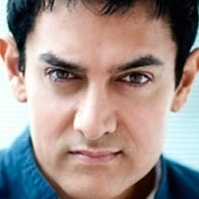
#> input picture dataset/faces/Aamir/face_101.jpg, 199 x 199 px; its folder holds only this picture in this run
$ jupyter execute --allow-errors face_detection_model.ipynb
#> lines starting #> are read from the running program, lines starting #| are printed output that depends on the picture
[cell 1]
import os
import cv2
import numpy as np

dir_name = 'dataset/faces'
X = []
y = []
target_names = []
person_id = 0
h, w = 100, 100  # You can adjust the size

for person_name in os.listdir(dir_name):
    dir_path = os.path.join(dir_name, person_name)
    if os.path.isdir(dir_path):
        for image_name in os.listdir(dir_path):
            image_path = os.path.join(dir_path, image_name)
            img = cv2.imread(image_path)
#> img is the input picture: shape (199, 199, 3); mean B, G, R 139.3, 143.9, 159.5
            gray = cv2.cvtColor(img, cv2.COLOR_BGR2GRAY)
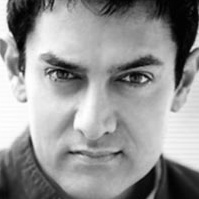
#> gray: shape (199, 199); min 0, max 255, mean 148.1
            resized_image = cv2.resize(gray, (h, w))
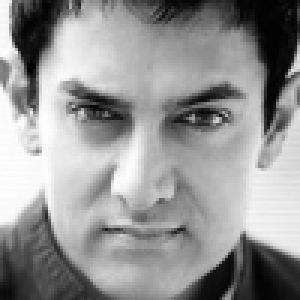
#> resized_image: shape (100, 100) (shown 3 times larger); min 1, max 254, mean 148
            X.append(resized_image.flatten())
            y.append(person_id)
        target_names.append(person_name)
        person_id += 1
#> pass 2 of the loop `for person_name in os.listdir(dir_name):`:
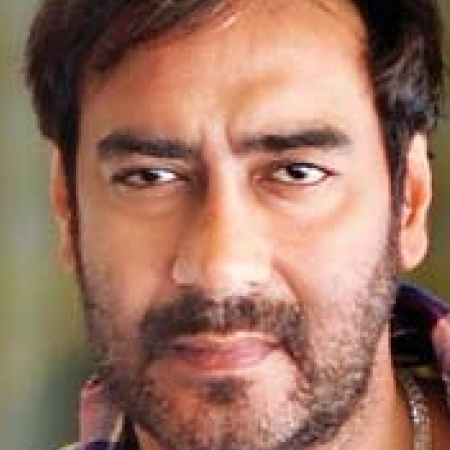
#> input picture dataset/faces/Ajay/face_1 - Copy.jpg, 450 x 450 px
#> img is the input picture: shape (450, 450, 3); mean B, G, R 98, 115.6, 156.4
#> `gray = cv2.cvtColor(img, cv2.COLOR_BGR2GRAY)`:
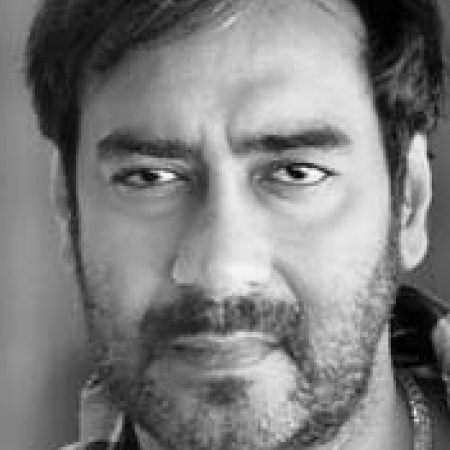
#> gray: shape (450, 450); min 0, max 253, mean 125.8
#> `resized_image = cv2.resize(gray, (h, w))`:
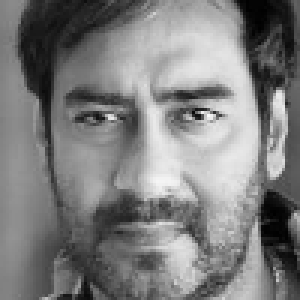
#> resized_image: shape (100, 100) (shown 3 times larger); min 0, max 250, mean 125.8
#> pass 3 of the loop `for person_name in os.listdir(dir_name):`:
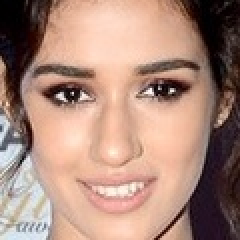
#> input picture dataset/faces/Disha/face_14.jpg, 120 x 120 px (shown 2 times larger)
#> img is the input picture: shape (120, 120, 3); mean B, G, R 123.1, 137.4, 171.3
#> the loop made 4 passes; the first 3 are shown

X = np.array(X)
y = np.array(y)
print(f"Loaded {X.shape[0]} images from {len(target_names)} classes.")

[cell 2]
mean_face = np.mean(X, axis=0)

[cell 3]
X_mean_zero = X - mean_face

[cell 4]
small_cov_matrix = np.dot(X_mean_zero, X_mean_zero.T)

[cell 5]
eigenvalues, eigenvectors = np.linalg.eigh(small_cov_matrix)

[cell 6]
k = 100  # Number of principal components to keep
idx = np.argsort(eigenvalues)[::-1]
eigenvectors = eigenvectors[:, idx]
eigenvalues = eigenvalues[idx]
eigenvectors = eigenvectors[:, :k]

[cell 7]
eigenfaces = np.dot(X_mean_zero.T, eigenvectors)
eigenfaces = eigenfaces / np.linalg.norm(eigenfaces, axis=0)  # Normalize the eigenfaces

[cell 8]
signatures = np.dot(X_mean_zero, eigenfaces)

[cell 9]
from sklearn.model_selection import train_test_split
from sklearn.neural_network import MLPClassifier
from sklearn.metrics import accuracy_score

# Split data into training and testing sets
X_train, X_test, y_train, y_test = train_test_split(signatures, y, test_size=0.4, random_state=42)

# Train the ANN
clf = MLPClassifier(hidden_layer_sizes=(100,), max_iter=500, alpha=1e-4, solver='adam', verbose=10, tol=1e-4, random_state=42)
clf.fit(X_train, y_train)

# Test the ANN
y_pred = clf.predict(X_test)
print(f"Accuracy: {accuracy_score(y_test, y_pred)}")

[cell 10]
n_eigenfaces = 20

def plot_top_eigenfaces(eigenfaces, h, w, n_eigenfaces):
    fig, axes = plt.subplots(4, n_eigenfaces // 4, figsize=(15, 15))
    axes = axes.ravel()
    for i in range(n_eigenfaces):
        ax = axes[i]
        eigenface = eigenfaces[:, i].reshape((h, w))
        ax.imshow(eigenface, cmap='gray')
        ax.set_title(f"Eigenface {i+1}")
        ax.axis('on')
    plt.subplots_adjust(wspace=0.05, hspace=0.03)
    plt.show()

#> (the rest of this cell did not finish here and is left out)

[cell 11]
import matplotlib.pyplot as plt
from sklearn.metrics import confusion_matrix, ConfusionMatrixDisplay, classification_report

def predict_faces(image_paths):
    predicted_labels = []
    actual_labels = []

    for image_path in image_paths:
        img = cv2.imread(image_path)
        if img is None:
            print(f"Error reading image {image_path}")
            continue

        gray = cv2.cvtColor(img, cv2.COLOR_BGR2GRAY)
        resized_image = cv2.resize(gray, (h, w)).flatten()
        mean_aligned_face = resized_image - mean_face
        projected_face = np.dot(mean_aligned_face, eigenfaces)
        predicted_label = clf.predict([projected_face])[0]

        actual_label = os.path.basename(os.path.dirname(image_path))
        actual_label_index = target_names.index(actual_label)
        predicted_labels.append(predicted_label)
        actual_labels.append(actual_label_index)

        plt.imshow(cv2.cvtColor(img, cv2.COLOR_BGR2RGB))
        plt.title(f"Predicted: {target_names[predicted_label]}, Actual: {actual_label}")
        plt.show()
#> pass 2 of the loop in predict_faces, `for image_path in image_paths:`:
#> pass 3 of the loop in predict_faces, `for image_path in image_paths:`:
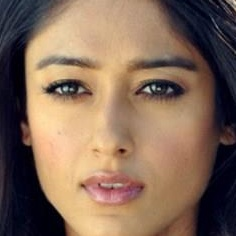
#> input picture dataset/faces/Ileana/face_20.jpg, 236 x 236 px
#> in predict_faces, img is the input picture: shape (236, 236, 3); mean B, G, R 87.7, 105.5, 131
#> in predict_faces, `gray = cv2.cvtColor(img, cv2.COLOR_BGR2GRAY)`:
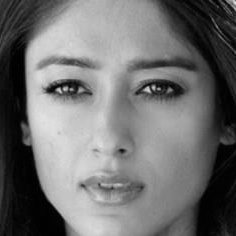
#> gray: shape (236, 236); min 1, max 226, mean 111.1
#> in predict_faces, `resized_image = cv2.resize(gray, (h, w)).flatten()`: resized_image = 10000 values, max 225 at index 4918, min 1 at index 2307, mean 111
#> the loop made 8 passes; the first 3 are shown

    return predicted_labels, actual_labels

test_image_paths = [
    'dataset/faces/Aamir/face_27.jpg',
    'dataset/faces/Aamir/face_46.jpeg',
    'dataset/faces/Ileana/face_20.jpg',
    'dataset/faces/Disha/face_14.jpg',
    'dataset/faces/Amitabh/face_31 - Copy.jpg',
    'dataset/faces/Alia/face_11.jpg',
    'dataset/faces/Ajay/face_28.jpg',
    'dataset/faces/Akshay/face_18.jpg'
]

predicted_labels, actual_labels = predict_faces(test_image_paths)

print("Unique predicted labels:", np.unique(predicted_labels))
print("Unique actual labels:", np.unique(actual_labels))

predicted_label_names = [target_names[label] for label in predicted_labels]
actual_label_names = [target_names[label] for label in actual_labels]

cm = confusion_matrix(actual_label_names, predicted_label_names, labels=target_names)
disp = ConfusionMatrixDisplay(confusion_matrix=cm, display_labels=target_names)
disp.plot(cmap=plt.cm.Blues)
plt.title("Confusion Matrix")
plt.show()
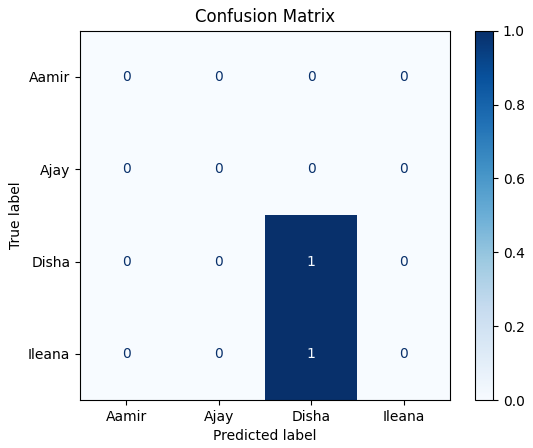
#> figure drawn by matplotlib, 2 panels

print("Classification Report:")
print(classification_report(actual_label_names, predicted_label_names, labels=target_names))

history = clf.loss_curve_

plt.plot(history)
plt.title('Model Loss Over Epochs')
plt.xlabel('Epochs')
plt.ylabel('Loss')
plt.show()
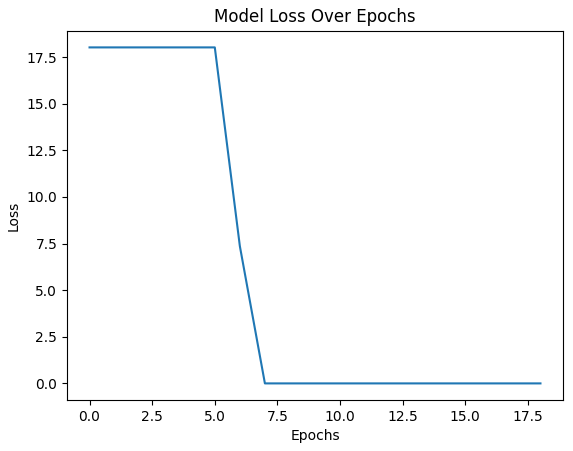
#> figure drawn by matplotlib, 1 panel; curve peaks at x = 0, y = 18.02
